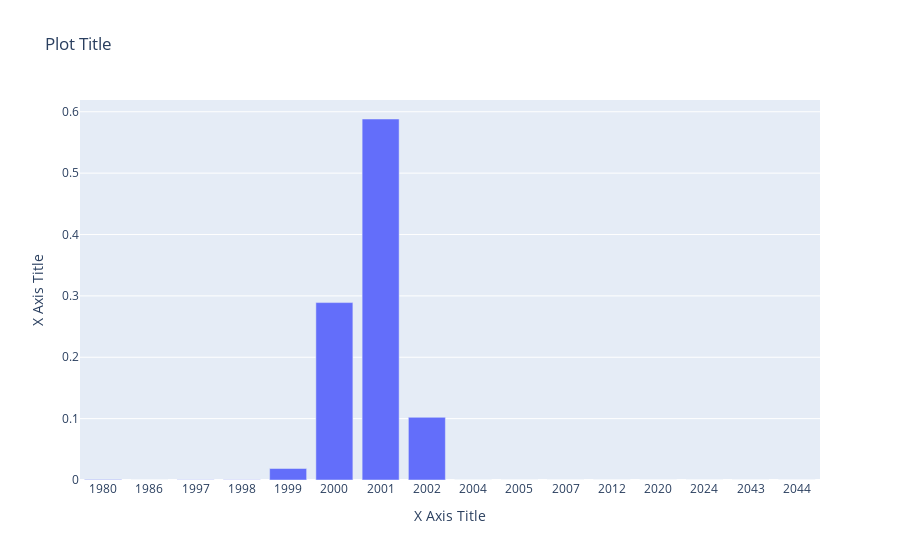

The notebook cell saved with this chart:
### Code cell
#### Example of yearly plot: 

data = time_workload('df_email', 'email-body', 'year', None, normalized=True) ## When year_of_interest is None historical data is showed

fig = bar_plot_interactive(data, 'email-body', 'Emails sent by year')


### Layout for figure:

fig.update_layout(
    title="Plot Title",
    xaxis_title="X Axis Title",
    yaxis_title="X Axis Title",
    legend_title="Legend Title")

### If more details are needed:

# fig.update_layout(
#     title="Plot Title",
#     xaxis_title="X Axis Title",
#     yaxis_title="X Axis Title",
#     legend_title="Legend Title",
#     font=dict(
#         family="Arial",
#         size=18,
#         color="LightSlateGrey"
#     )
# )

fig.show()

### Figure 1 — Plotly figure (JSON) as saved in the notebook; plotly's stock layout.template omitted (floating-point values rounded to 4 significant figures)
{"data": [{"alignmentgroup": "True", "hovertemplate": "Date=%{x}<br>email-body=%{y}<extra></extra>", "legendgroup": "", "marker": {"color": "#636efa"}, "name": "", "offsetgroup": "", "orientation": "v", "showlegend": false, "textposition": "auto", "type": "bar", "x": [1980, 1986, 1997, 1998, 1999, 2000, 2001, 2002, 2004, 2005, 2007, 2012, 2020, 2024, 2043, 2044], "xaxis": "x", "y": [0.000945, 6.385e-06, 0.0003544, 0.0003161, 0.01875, 0.2891, 0.5882, 0.1021, 0.0001788, 3.193e-06, 3.193e-06, 6.385e-06, 6.385e-06, 3.193e-06, 3.193e-06, 9.578e-06], "yaxis": "y"}], "layout": {"barmode": "relative", "legend": {"title": {"text": "Legend Title"}, "tracegroupgap": 0}, "title": {"text": "Plot Title"}, "xaxis": {"anchor": "y", "domain": [0, 1], "title": {"text": "X Axis Title"}, "type": "category"}, "yaxis": {"anchor": "x", "domain": [0, 1], "title": {"text": "X Axis Title"}}}}
